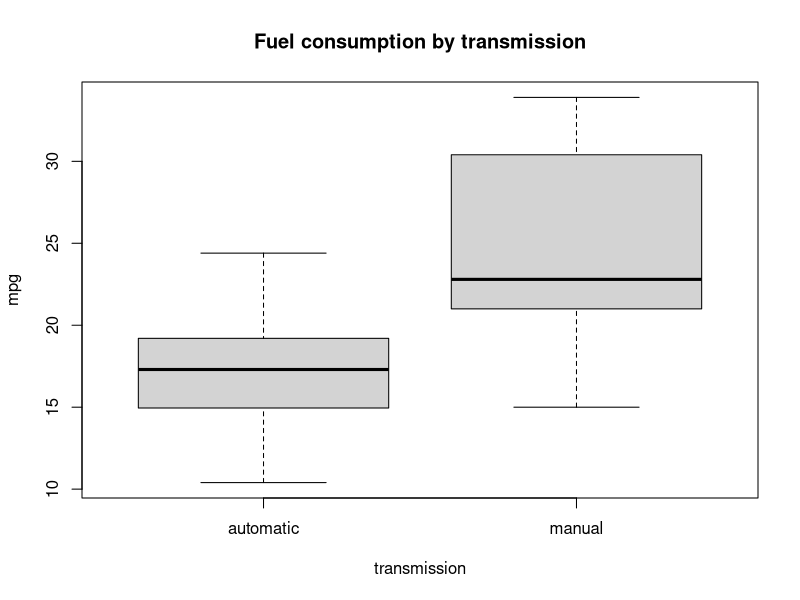
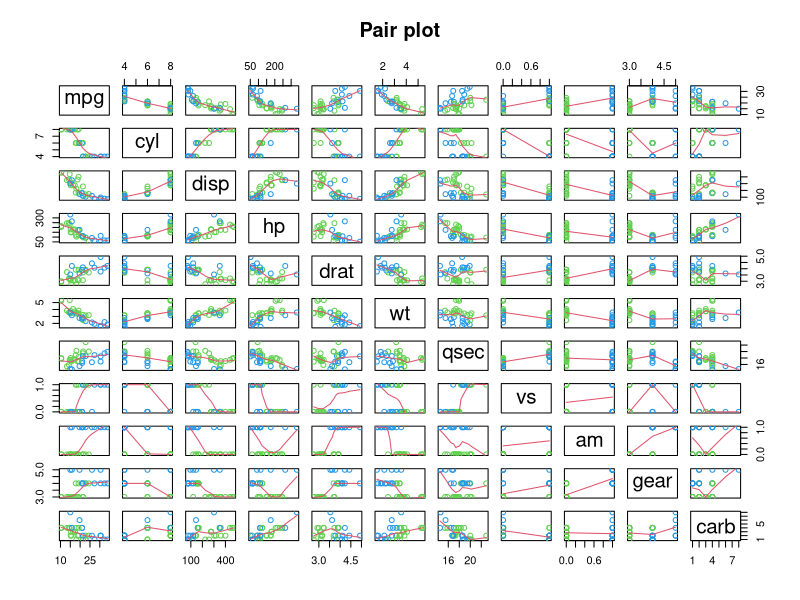
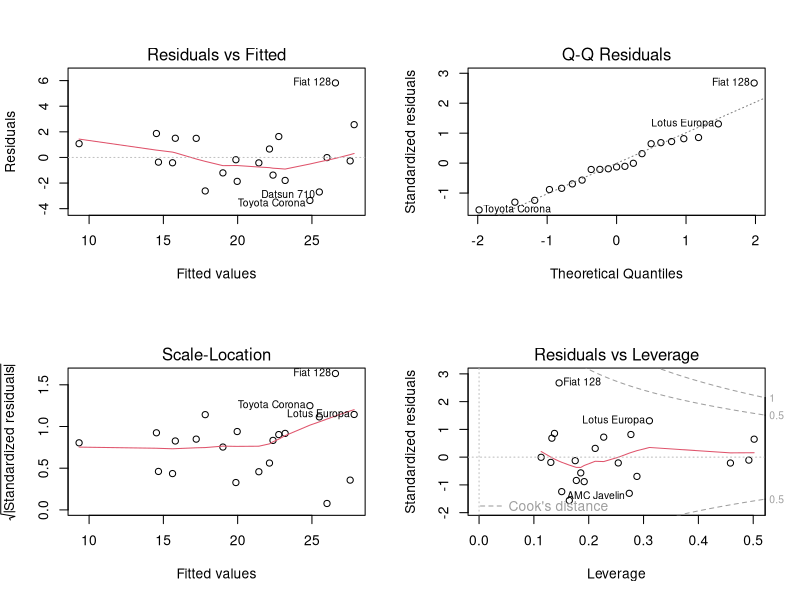

Here is the R script that generated these plots, in order:
## ---- chunk 1
library(datasets); data(mtcars)
require(stats); require(graphics)
## ---- chunk 2
# 67% of the sample size
smp_size <- floor(0.67 * nrow(mtcars))
# set some good seed for reproductibility, this number will definitely work
set.seed(666)
train_ind <- sample(seq_len(nrow(mtcars)), size = smp_size)
train <- mtcars[train_ind, ]
test <- mtcars[-train_ind, ]
## ---- chunk 3
null <- lm(mpg ~ 1, data = train)
full <- lm(mpg ~ ., data = train)
forward <- step(null, scope=list(lower=null, upper=full), direction="forward")
## ---- chunk 4
cor(predict(forward, test), test$mpg)
## ---- chunk 5
fit <- lm(mpg ~ cyl+wt+hp+carb, data = train)
cor(predict(fit, test), test$mpg)
## ---- chunk 6
# I really don't know what kind of logic puts the Appendix after the figures
# I tried everything and nothing works
## ---- chunk 7
transmission <- factor(mtcars$am, levels=0:1, labels=c("automatic", "manual"))
plot(transmission, mtcars$mpg, main="Fuel consumption by transmission", 
     xlab="transmission", ylab="mpg")
## ---- chunk 8
pairs(mtcars, panel=panel.smooth, main="Pair plot", col=3+mtcars$am)
## ---- chunk 9
par(mfrow = c(2, 2))
plot(fit)
## ---- chunk 10
summary(fit)
## ---- chunk 11
fit1 <- lm(mpg ~ cyl+wt+hp+carb, data = mtcars)
fit2 <- lm(mpg ~ cyl+wt+hp+carb+am, data = mtcars)
anova(fit1,fit2)
